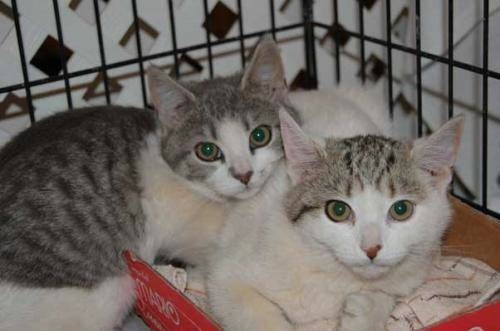
#> input picture Computer_vision_coursera_IBM/Module_3/cats_dogs/training-an-image-classifier-w-2025-05-22-t-09-51-08-896-z/2c9a49c5-9818-4e4f-8d94-da94313598ba.jpg, 500 x 331 px; its folder holds only this picture in this run
$ jupyter execute --allow-errors 'Image Classification with HOG and SVM.ipynb'   (shell and % lines are left out)
#> lines starting #> are read from the running program, lines starting #| are printed output that depends on the picture
<p style="text-align:center">
    <a href="https://skills.network" target="_blank">

    </a>
</p>

<h1>Lab: Image Classification with HOG and SVM</h1>

Estimated time needed: **60** minutes

## Overview

You will learn how to train a Support Vector Machine (SVM) model using images as input data.
SVM is a supervised learning algorithm that is commonly used for classification and regression tasks. It works by finding the optimal hyperplane that separates data points of different classes with the maximum margin. In this lab, we will use SVM to classify images based on their visual features.

## Objectives

You will classify images using the Histogram of Oriented Gradients (HOG) for feature extraction and Support Vector Machines (SVM) for classification. This traditional computer vision approach was widely used for image classification tasks before the rise of deep learning, and remains a valuable technique for understanding classical ML pipelines.

# Table of Contents

This notebook is organized into the following sections:

- [Install and Import Libraries](#Install-and-Import-Libraries)
- [Image Processing](#Image-Processing)
- [Load the Image Annotations](#Load-the-Image-Annotations)
- [H.O.G. as a feature descriptor](#H.O.G.-as-a-feature-descriptor)
- [Load Images and Generate Training/Testing Dataset](#Load-Images-and-Generate-Training/Testing-Dataset)
- [SVM for Image classification](#SVM-for-Image-classification)
- [Practice Exercise](#Practice-Exercise)


----

# Install and Import Libraries

**Import Important Libraries and Define Auxilary Functions**

Libraries for data processing and visualization:

[cell 1]
import numpy as np
import pandas as pd
import matplotlib.pyplot as plt
from imutils import paths
import seaborn as sns
import random
import time
from datetime import datetime
import requests
import zipfile
import json
import random

Libraries for image pre-processing and classification:

[cell 2]
import cv2
import joblib
from skimage.feature import hog
from sklearn.metrics import accuracy_score
from sklearn.preprocessing import StandardScaler
from sklearn.svm import SVC
from sklearn.metrics import confusion_matrix
from sklearn.model_selection import GridSearchCV
from tqdm import tqdm

Libraries for OS:

[cell 3]
import os
import io

## Image Processing

We will load and process every image. Let's go over some concepts:

<ul>
        <ul>
            <li><code>cv2.resize()</code> to resize the image </li>
            <li><code>cv2.COLOR_BGR2GRAY()</code> will convert the images to greyscale image</li>
            <li><code>hog()</code> will get the H.O.G. features from the image </li>
        </ul>

</ul>

We will use the **load_image()** function to read and preprocess the images. The function will be called in the **Histogram of Oriented Gradients (H.O.G.)** section.
It performs the following steps:
<ul>
    <li>Resize the image</li>
Standardizes each image to 64x64 pixels to ensure uniform input dimensions.

<li>Convert to grayscale</li>
Converts the image to grayscale because HOG operates on intensity gradients, not color information.

<li>Extract HOG features</li>
Uses the hog() function to extract Histogram of Oriented Gradients features from the grayscale image.

<li>Retrieve label using annotations</li>
Extracts the image filename.
Looks up the corresponding label from the annotations JSON file.

<li>Convert label to numeric index</li>
Translates the textual label (e.g., 'cat', 'dog') to its numerical index in the class_object list.

<li>Append features and labels</li>
Stores the extracted HOG features and the corresponding numeric label in the train_images and train_labels lists.
</ul>

[cell 4]
def load_images(image_paths):
    # loop over the input images with a progress bar
    for image_path in tqdm(image_paths, desc="Loading and processing images"):
        # read image
        image = cv2.imread(image_path)
#> image is the input picture: shape (331, 500, 3); mean B, G, R 100.2, 105.1, 113.1
        if image is None:
            tqdm.write(f"Could not read {image_path}")
            continue

        image = np.array(image).astype('uint8')
        image = cv2.resize(image, (64, 64))
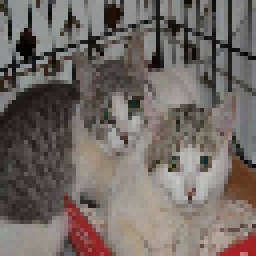
#> image: shape (64, 64, 3) (shown 4 times larger); mean B, G, R 100.6, 105.5, 113.5
        grey_image = cv2.cvtColor(image, cv2.COLOR_BGR2GRAY)
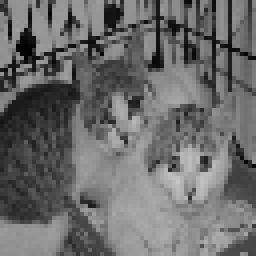
#> grey_image: shape (64, 64) (shown 4 times larger); min 1, max 199, mean 107.3

        # extract HOG features
        hog_features, hog_images = hog(grey_image,
                                       visualize=True,
                                       block_norm='L2-Hys',
                                       pixels_per_cell=(16, 16))
#> hog_features = 324 values, max 0.229 at index 0, min 0.0118 at index 300, mean 0.0994

        # get label using the filename
        filename = os.path.basename(image_path)

        if filename not in annotations["annotations"]:
            tqdm.write(f"Skipping {filename}, not found in annotations.")
            continue

        label = class_object.index(annotations["annotations"][filename][0]['label'])

        train_images.append(hog_features)
        train_labels.append(label)

$ run again, on Computer_vision_coursera_IBM/Module_3/cats_dogs/training-an-image-classifier-w-2025-05-22-t-09-51-08-896-z/5adb3981-9a0e-421d-9f97-e8906377ad53.jpg
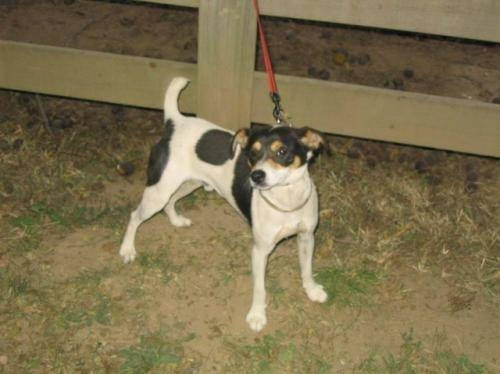
#> input picture Computer_vision_coursera_IBM/Module_3/cats_dogs/training-an-image-classifier-w-2025-05-22-t-09-51-08-896-z/5adb3981-9a0e-421d-9f97-e8906377ad53.jpg, 500 x 374 px
#> in load_images, image is the input picture: shape (374, 500, 3); mean B, G, R 78.1, 111.9, 124.9
#> in load_images, `image = cv2.resize(image, (64, 64))`:
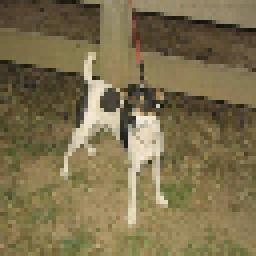
#> image: shape (64, 64, 3) (shown 4 times larger); mean B, G, R 78.1, 112.1, 125
#> in load_images, `grey_image = cv2.cvtColor(image, cv2.COLOR_BGR2GRAY)`:
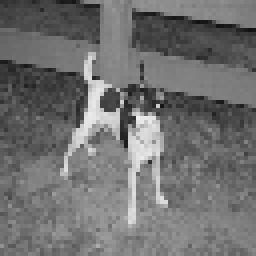
#> grey_image: shape (64, 64) (shown 4 times larger); min 17, max 241, mean 112.1
#> hog_features = 324 values, max 0.223 at index 171, min 0.00453 at index 8, mean 0.0924

$ run again, on Computer_vision_coursera_IBM/Module_3/cats_dogs/training-an-image-classifier-w-2025-05-22-t-09-51-08-896-z/601bd4f9-cbea-443a-881a-1c591d27b309.jpg
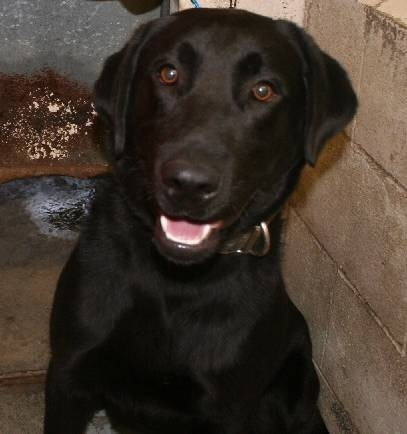
#> input picture Computer_vision_coursera_IBM/Module_3/cats_dogs/training-an-image-classifier-w-2025-05-22-t-09-51-08-896-z/601bd4f9-cbea-443a-881a-1c591d27b309.jpg, 407 x 434 px
#> in load_images, image is the input picture: shape (434, 407, 3); mean B, G, R 44.6, 54, 64.5
#> in load_images, `image = cv2.resize(image, (64, 64))`:
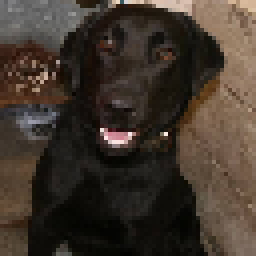
#> image: shape (64, 64, 3) (shown 4 times larger); mean B, G, R 44.6, 53.9, 64.4
#> in load_images, `grey_image = cv2.cvtColor(image, cv2.COLOR_BGR2GRAY)`:
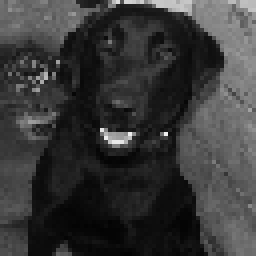
#> grey_image: shape (64, 64) (shown 4 times larger); min 3, max 240, mean 56
#> hog_features = 324 values, max 0.218 at index 162, min 0.0123 at index 52, mean 0.0948

$ run again, on Computer_vision_coursera_IBM/Module_3/cats_dogs/training-an-image-classifier-w-2025-05-22-t-09-51-08-896-z/607b4661-23c2-48d2-8243-6f5aafc6881a.jpg
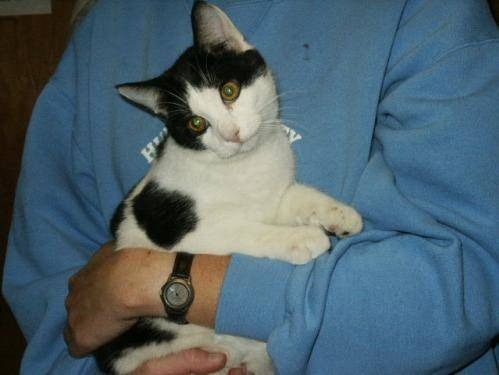
#> input picture Computer_vision_coursera_IBM/Module_3/cats_dogs/training-an-image-classifier-w-2025-05-22-t-09-51-08-896-z/607b4661-23c2-48d2-8243-6f5aafc6881a.jpg, 499 x 375 px
#> in load_images, image is the input picture: shape (375, 499, 3); mean B, G, R 109.7, 99.3, 78.7
#> in load_images, `image = cv2.resize(image, (64, 64))`:
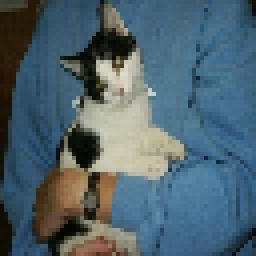
#> image: shape (64, 64, 3) (shown 4 times larger); mean B, G, R 109.6, 99.2, 78.5
#> in load_images, `grey_image = cv2.cvtColor(image, cv2.COLOR_BGR2GRAY)`:
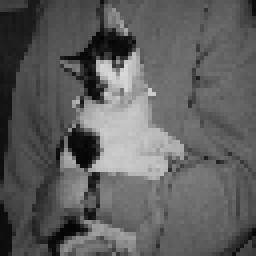
#> grey_image: shape (64, 64) (shown 4 times larger); min 4, max 216, mean 94.2
#> hog_features = 324 values, max 0.21 at index 83, min 0.00136 at index 192, mean 0.0931

$ run again, on Computer_vision_coursera_IBM/Module_3/cats_dogs/training-an-image-classifier-w-2025-05-22-t-09-51-08-896-z/4569297c-bbbd-41b0-952e-3a3e259318bb.jpg
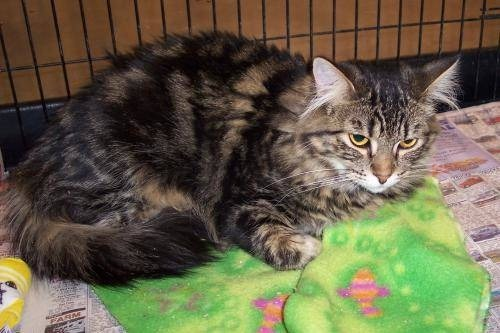
#> input picture Computer_vision_coursera_IBM/Module_3/cats_dogs/training-an-image-classifier-w-2025-05-22-t-09-51-08-896-z/4569297c-bbbd-41b0-952e-3a3e259318bb.jpg, 500 x 333 px
#> in load_images, image is the input picture: shape (333, 500, 3); mean B, G, R 72.6, 96.9, 102
#> in load_images, `image = cv2.resize(image, (64, 64))`:
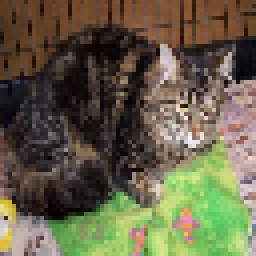
#> image: shape (64, 64, 3) (shown 4 times larger); mean B, G, R 72.7, 97, 102.1
#> in load_images, `grey_image = cv2.cvtColor(image, cv2.COLOR_BGR2GRAY)`:
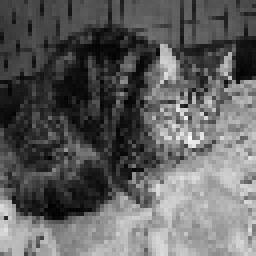
#> grey_image: shape (64, 64) (shown 4 times larger); min 2, max 251, mean 95.8
#> hog_features = 324 values, max 0.203 at index 180, min 0.0204 at index 6, mean 0.102
